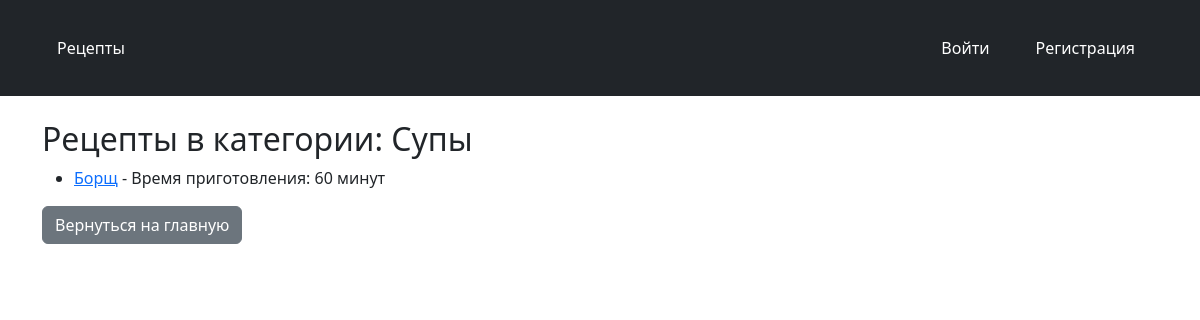
Page /category/1/ on the committed database.
### recipes/models.py (models this page shows, shortened)
class Category(models.Model):
    name = models.CharField(max_length=100, unique=True)

class Recipe(models.Model):
    title = models.CharField(max_length=200)  # Название рецепта
    description = models.TextField()  # Описание
    steps = models.TextField()  # Шаги приготовления
    cooking_time = models.PositiveIntegerField()  # Время приготовления (в минутах)
    image = models.ImageField(upload_to='recipes/', blank=True, null=True)  # Изображение
    author = models.ForeignKey(User, on_delete=models.CASCADE)  # Автор рецепта
    category = models.ForeignKey(Category, on_delete=models.SET_NULL, null=True, blank=True)  # Категории

### recipes/views.py (the view)
# urls.py: path('category/<int:category_id>/', views.recipes_by_category, name='recipes_by_category'),
def recipes_by_category(request, category_id):
    category = get_object_or_404(Category, id=category_id)
    recipes = Recipe.objects.filter(category=category)
    return render(request, 'recipes/category_recipes.html', {'category': category, 'recipes': recipes})

### recipes/templates/recipes/category_recipes.html (shortened to what this page needs)
{% extends 'recipes/base.html' %}
{% block content %}
    <h2>Рецепты в категории: {{ category.name }}</h2>
    {% if recipes %}
        <ul>
            {% for recipe in recipes %}
                <li>
                    <a href="{% url 'recipe_detail' recipe.id %}">{{ recipe.title }}</a>
                    - Время приготовления: {{ recipe.cooking_time }} минут
                </li>
            {% endfor %}
        </ul>
    {% else %}
        <p>В этой категории пока нет рецептов.</p>
    {% endif %}
    <a href="{% url 'home' %}" class="btn btn-secondary">Вернуться на главную</a>
{% endblock %}

### recipes/static/css/style.css (style rules this page uses)
body { font-family: 'Arial', sans-serif; background-color: #f8f9fa; color: #333; margin: 0; padding: 0; }
h1, h2, h3, h4, h5 { color: #343a40; }
.btn { display: inline-block; padding: 10px 15px; border-radius: 5px; text-align: center; font-size: 16px; transition: background 0.3s ease, transform 0.2s ease; cursor: pointer; }

### rows in the picture
Category: name "Супы"
Recipe: title "Борщ", cooking_time "60"
